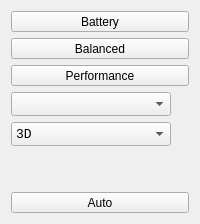
      <widget class="QWidget" name="pageDdp">
       <property name="sizePolicy">
        <sizepolicy hsizetype="Preferred" vsizetype="Preferred">
         <horstretch>0</horstretch>
         <verstretch>0</verstretch>
        </sizepolicy>
       </property>
       <layout class="QGridLayout" name="gridLayout_13">
        <item row="0" column="0">
         <widget class="QToolButton" name="btn_dpmBattery">
          <property name="sizePolicy">
           <sizepolicy hsizetype="MinimumExpanding" vsizetype="Minimum">
            <horstretch>0</horstretch>
            <verstretch>0</verstretch>
           </sizepolicy>
          </property>
          <property name="text">
           <string>Battery</string>
          </property>
          <property name="icon">
           <iconset resource="radeon-resource.qrc">
            <normaloff>:/icon/symbols/arrow1.png</normaloff>:/icon/symbols/arrow1.png</iconset>
          </property>
          <property name="iconSize">
           <size>
            <width>28</width>
            <height>28</height>
           </size>
          </property>
          <property name="checkable">
           <bool>true</bool>
          </property>
          <property name="toolButtonStyle">
           <enum>Qt::ToolButtonTextUnderIcon</enum>
          </property>
         </widget>
        </item>
        <item row="1" column="0">
         <widget class="QToolButton" name="btn_dpmBalanced">
          <property name="sizePolicy">
           <sizepolicy hsizetype="MinimumExpanding" vsizetype="Minimum">
            <horstretch>0</horstretch>
            <verstretch>0</verstretch>
           </sizepolicy>
          </property>
          <property name="text">
           <string>Balanced</string>
          </property>
          <property name="icon">
           <iconset resource="radeon-resource.qrc">
            <normaloff>:/icon/symbols/arrow2.png</normaloff>:/icon/symbols/arrow2.png</iconset>
          </property>
          <property name="iconSize">
           <size>
            <width>28</width>
            <height>28</height>
           </size>
          </property>
          <property name="checkable">
           <bool>true</bool>
          </property>
          <property name="toolButtonStyle">
           <enum>Qt::ToolButtonTextUnderIcon</enum>
          </property>
         </widget>
        </item>
        <item row="2" column="0">
         <widget class="QToolButton" name="btn_dpmPerformance">
          <property name="sizePolicy">
           <sizepolicy hsizetype="MinimumExpanding" vsizetype="Minimum">
            <horstretch>0</horstretch>
            <verstretch>0</verstretch>
           </sizepolicy>
          </property>
          <property name="text">
           <string>Performance</string>
          </property>
          <property name="icon">
           <iconset resource="radeon-resource.qrc">
            <normaloff>:/icon/symbols/arrow3.png</normaloff>:/icon/symbols/arrow3.png</iconset>
          </property>
          <property name="iconSize">
           <size>
            <width>28</width>
            <height>28</height>
           </size>
          </property>
          <property name="checkable">
           <bool>true</bool>
          </property>
          <property name="toolButtonStyle">
           <enum>Qt::ToolButtonTextUnderIcon</enum>
          </property>
         </widget>
        </item>
        <item row="3" column="0">
         <widget class="QComboBox" name="combo_pLevel">
          <property name="sizePolicy">
           <sizepolicy hsizetype="MinimumExpanding" vsizetype="Minimum">
            <horstretch>0</horstretch>
            <verstretch>0</verstretch>
           </sizepolicy>
          </property>
          <property name="minimumSize">
           <size>
            <width>100</width>
            <height>24</height>
           </size>
          </property>
          <property name="maximumSize">
           <size>
            <width>160</width>
            <height>24</height>
           </size>
          </property>
          <property name="font">
           <font>
            <family>Monospace</family>
            <pointsize>10</pointsize>
           </font>
          </property>
          <property name="toolTip">
           <string>Power level</string>
          </property>
         </widget>
        </item>
        <item row="4" column="0">
         <widget class="QComboBox" name="combo_pMode">
          <property name="sizePolicy">
           <sizepolicy hsizetype="MinimumExpanding" vsizetype="Minimum">
            <horstretch>0</horstretch>
            <verstretch>0</verstretch>
           </sizepolicy>
          </property>
          <property name="minimumSize">
           <size>
            <width>100</width>
            <height>24</height>
           </size>
          </property>
          <property name="maximumSize">
           <size>
            <width>160</width>
            <height>24</height>
           </size>
          </property>
          <property name="font">
           <font>
            <family>Monospace</family>
            <pointsize>10</pointsize>
           </font>
          </property>
          <property name="toolTip">
           <string>Power level</string>
          </property>
          <item>
           <property name="text">
            <string>3D</string>
           </property>
          </item>
          <item>
           <property name="text">
            <string>Power Saving</string>
           </property>
          </item>
          <item>
           <property name="text">
            <string>Video</string>
           </property>
          </item>
          <item>
           <property name="text">
            <string>VR</string>
           </property>
          </item>
          <item>
           <property name="text">
            <string>Compute</string>
           </property>
          </item>
         </widget>
        </item>
        <item row="5" column="0">
         <spacer name="verticalSpacer_5">
          <property name="orientation">
           <enum>Qt::Vertical</enum>
          </property>
          <property name="sizeHint" stdset="0">
           <size>
            <width>20</width>
            <height>40</height>
           </size>
          </property>
         </spacer>
        </item>
        <item row="6" column="0">
         <widget class="QToolButton" name="btn_fanControl">
          <property name="sizePolicy">
           <sizepolicy hsizetype="MinimumExpanding" vsizetype="Minimum">
            <horstretch>0</horstretch>
            <verstretch>0</verstretch>
           </sizepolicy>
          </property>
          <property name="text">
           <string>Auto</string>
          </property>
          <property name="icon">
           <iconset resource="radeon-resource.qrc">
            <normaloff>:/icon/symbols/fan.png</normaloff>:/icon/symbols/fan.png</iconset>
          </property>
          <property name="iconSize">
           <size>
            <width>32</width>
            <height>32</height>
           </size>
          </property>
          <property name="popupMode">
           <enum>QToolButton::InstantPopup</enum>
          </property>
          <property name="toolButtonStyle">
           <enum>Qt::ToolButtonTextUnderIcon</enum>
          </property>
          <property name="arrowType">
           <enum>Qt::NoArrow</enum>
          </property>
         </widget>
        </item>
       </layout>
      </widget>
